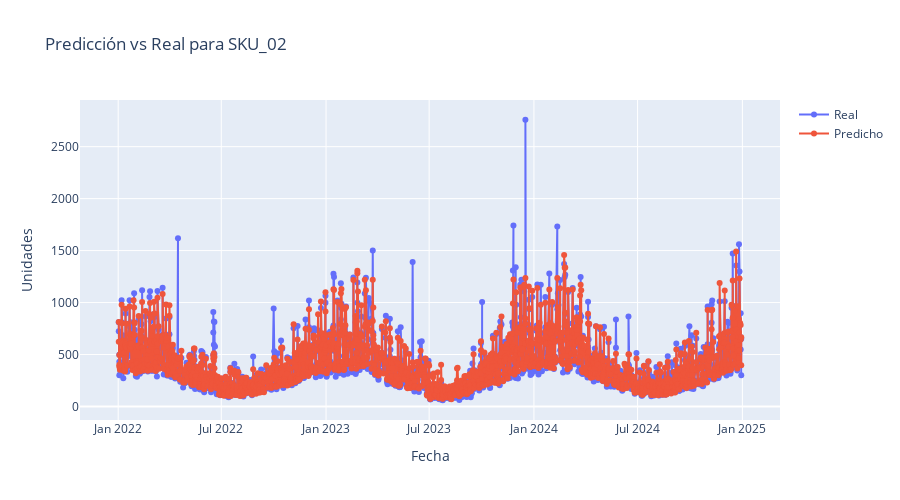

Here is the notebook cell this chart was saved with:
### Markdown cell above
### Resultado grafico por producto

### Code cell
sku_a_graficar = 'SKU_02'
df_plot = df_predicciones[df_predicciones['SKU'] == sku_a_graficar].sort_values('fecha')

fig = go.Figure()

fig.add_trace(go.Scatter(
    x=df_plot['fecha'], y=df_plot['real'],
    mode='lines+markers', name='Real'
))

fig.add_trace(go.Scatter(
    x=df_plot['fecha'], y=df_plot['pred'],
    mode='lines+markers', name='Predicho'
))

fig.update_layout(
    title=f'Predicción vs Real para {sku_a_graficar}',
    xaxis_title='Fecha',
    yaxis_title='Unidades',
    height=500
)

fig.show()

### Figure 1 — Plotly figure (JSON) as saved in the notebook; plotly's stock layout.template omitted (floating-point values rounded to 4 significant figures; data arrays with more than 128 entries replaced by an {"elided": "..."} marker saying what was removed)
{"data": [{"mode": "lines+markers", "name": "Real", "type": "scatter", "x": {"elided": "1733 str values"}, "y": {"elided": "1733 int values"}}, {"mode": "lines+markers", "name": "Predicho", "type": "scatter", "x": {"elided": "1733 str values"}, "y": {"elided": "1733 float values"}}], "layout": {"height": 500, "title": {"text": "Predicción vs Real para SKU_02"}, "xaxis": {"title": {"text": "Fecha"}}, "yaxis": {"title": {"text": "Unidades"}}}}
